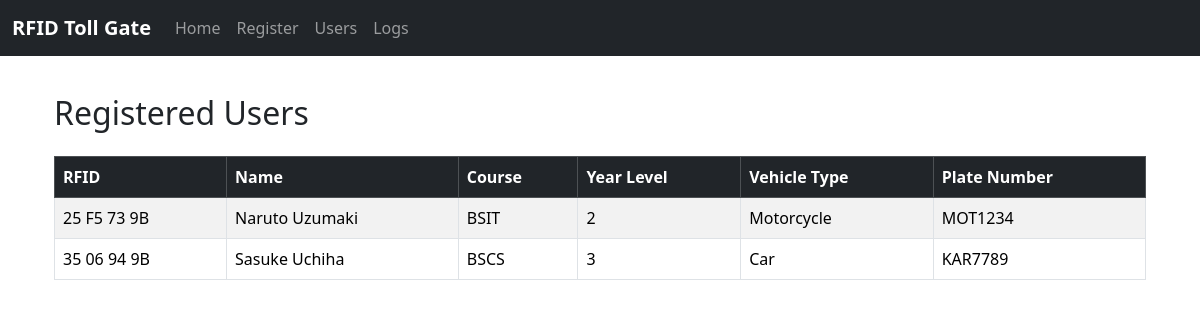
/users, run on an earlier commit of the app's database.
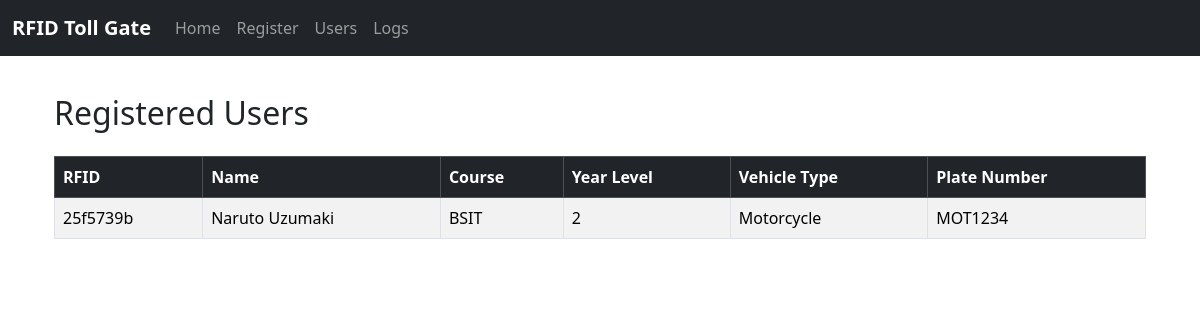
And on a later commit of the database.
### tables this page shows
CREATE TABLE users (
        rfid TEXT PRIMARY KEY,
        name TEXT NOT NULL,
        course TEXT,
        year_level TEXT,
        vehicle_type TEXT,
        plate_number TEXT
    );

### main.py (the view)
@app.route('/users')
def users():
    conn = sqlite3.connect('rfid_gate.db')
    c = conn.cursor()
    c.execute('''
        SELECT rfid, name, course, year_level, vehicle_type, plate_number
        FROM users ORDER BY name
    ''')
    user_list = c.fetchall()
    conn.close()
    return render_template('users.html', users=user_list)

### templates/users.html
{% extends "base.html" %}
{% block content %}
<div class="container mt-4">
  <h2 class="mb-4">Registered Users</h2>
  {% if users %}
  <div class="table-responsive">
    <table class="table table-striped table-bordered">
      <thead class="table-dark">
        <tr>
          <th>RFID</th>
          <th>Name</th>
          <th>Course</th>
          <th>Year Level</th>
          <th>Vehicle Type</th>
          <th>Plate Number</th>
        </tr>
      </thead>
      <tbody>
        {% for user in users %}
        <tr>
          <td>{{ user[0] }}</td>
          <td>{{ user[1] }}</td>
          <td>{{ user[2] }}</td>
          <td>{{ user[3] }}</td>
          <td>{{ user[4] }}</td>
          <td>{{ user[5] }}</td>
        </tr>
        {% endfor %}
      </tbody>
    </table>
  </div>
  {% else %}
    <p>No users registered yet.</p>
  {% endif %}
</div>
{% endblock %}

### templates/base.html (shortened to what this page needs)
<!DOCTYPE html>
<html lang="en">
<head>
  <link href="https://cdn.jsdelivr.net/npm/bootstrap@5.3.2/dist/css/bootstrap.min.css" rel="stylesheet">
</head>
<body>
  <nav class="navbar navbar-expand-lg navbar-dark bg-dark fixed-top">
    <div class="container-fluid">
      <a class="navbar-brand" href="/">RFID Toll Gate</a>
      <div class="collapse navbar-collapse">
        <ul class="navbar-nav me-auto mb-2 mb-lg-0">
          <li class="nav-item"><a class="nav-link" href="/">Home</a></li>
          <li class="nav-item"><a class="nav-link" href="/register">Register</a></li>
          <li class="nav-item"><a class="nav-link" href="/users">Users</a></li>
          <li class="nav-item"><a class="nav-link" href="/logs">Logs</a></li>
        </ul>
      </div>
    </div>
  </nav>
  <div class="container">
    {% block content %}{% endblock %}
  </div>
</body>
</html>

### templates/base.html (style rules this page uses)
body { padding-top: 70px; }
.navbar-brand { font-weight: bold; }

What changed in the data, as far as the page shows it:
removed users: rfid "25 F5 73 9B", name "Naruto Uzumaki", course "BSIT", year_level "2", vehicle_type "Motorcycle", plate_number "MOT1234"
removed users: rfid "35 06 94 9B", name "Sasuke Uchiha", course "BSCS", year_level "3", vehicle_type "Car", plate_number "KAR7789"
added users: rfid "25f5739b", name "Naruto Uzumaki", course "BSIT", year_level "2", vehicle_type "Motorcycle", plate_number "MOT1234"
